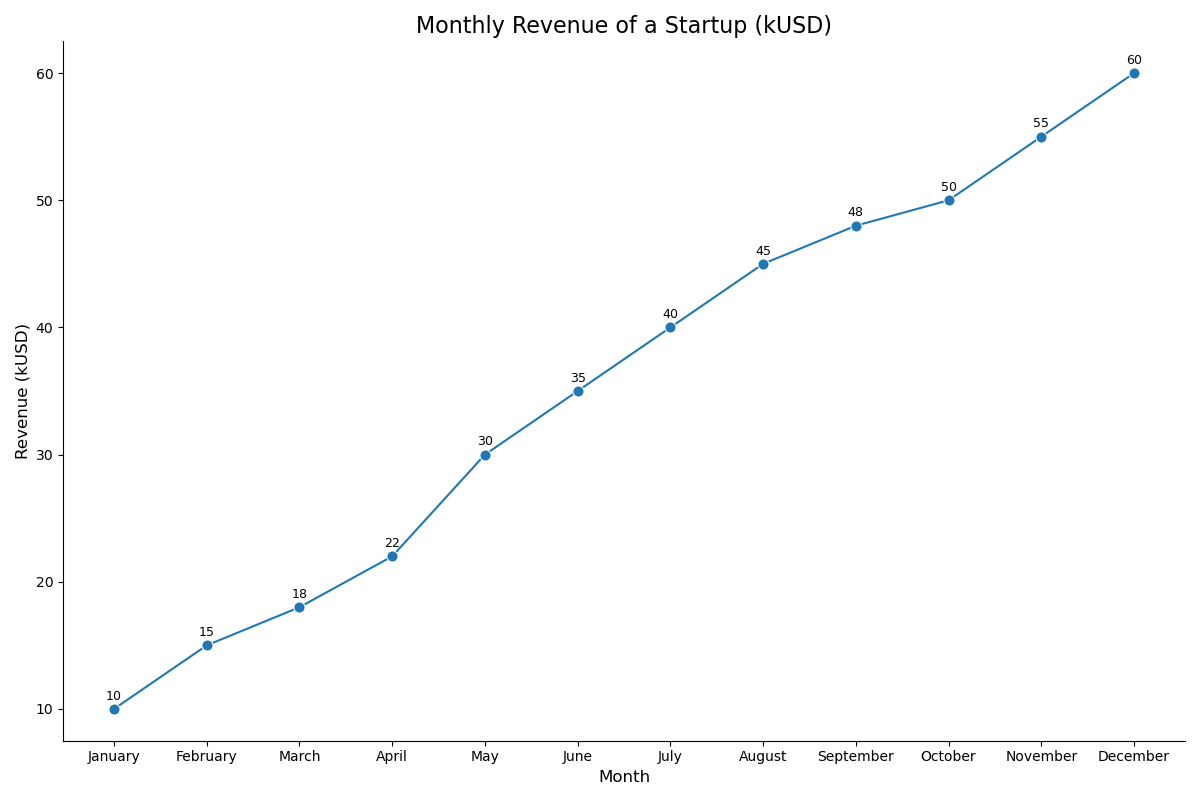

Reproduce this figure in Python.

import pandas as pd
import seaborn as sns
import matplotlib.pyplot as plt

# Data
data = {
    'Month': ['January', 'February', 'March', 'April', 'May', 'June',
              'July', 'August', 'September', 'October', 'November', 'December'],
    'Revenue_kUSD': [10, 15, 18, 22, 30, 35, 40, 45, 48, 50, 55, 60]
}
df = pd.DataFrame(data)

# Convert 'Month' to categorical type having an order because Seaborn sorts data by default
df['Month'] = pd.Categorical(df['Month'], categories=data['Month'], ordered=True)

# Plotting
plt.figure(figsize=(12, 8))
revenue_plot = sns.lineplot(x='Month', y='Revenue_kUSD', data=df,
                            marker='o', color='#1f77b4', markersize=8)

# Annotations
for i in range(df.shape[0]):
    plt.text(df.Month[i], df.Revenue_kUSD[i] + 0.5, df.Revenue_kUSD[i],
             ha='center', va='bottom', fontsize=9)

# Customizations
revenue_plot.set_title("Monthly Revenue of a Startup (kUSD)", fontsize=16)
revenue_plot.set_xlabel("Month", fontsize=12)
revenue_plot.set_ylabel("Revenue (kUSD)", fontsize=12)
sns.despine()

# Show plot
plt.tight_layout()
plt.show()
